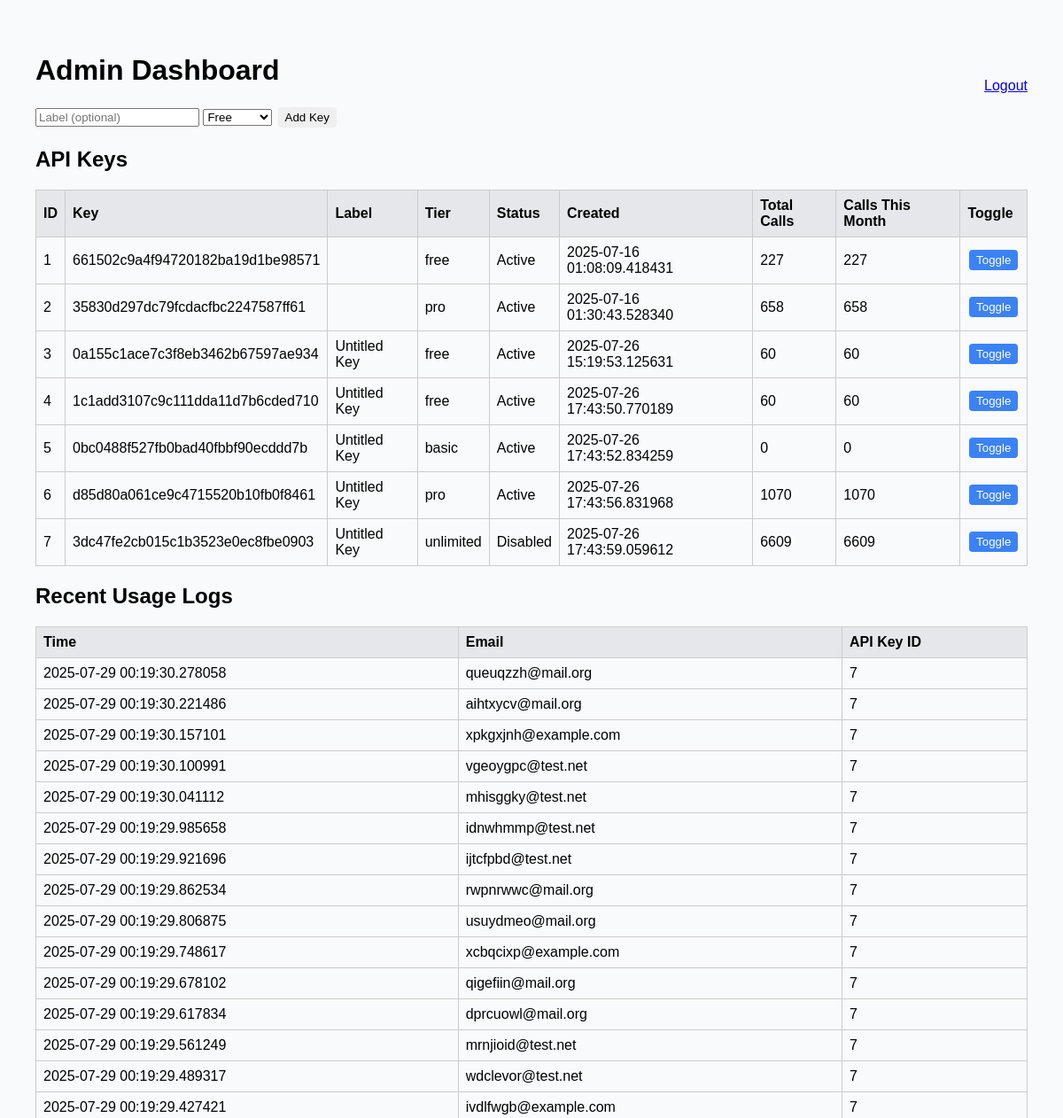
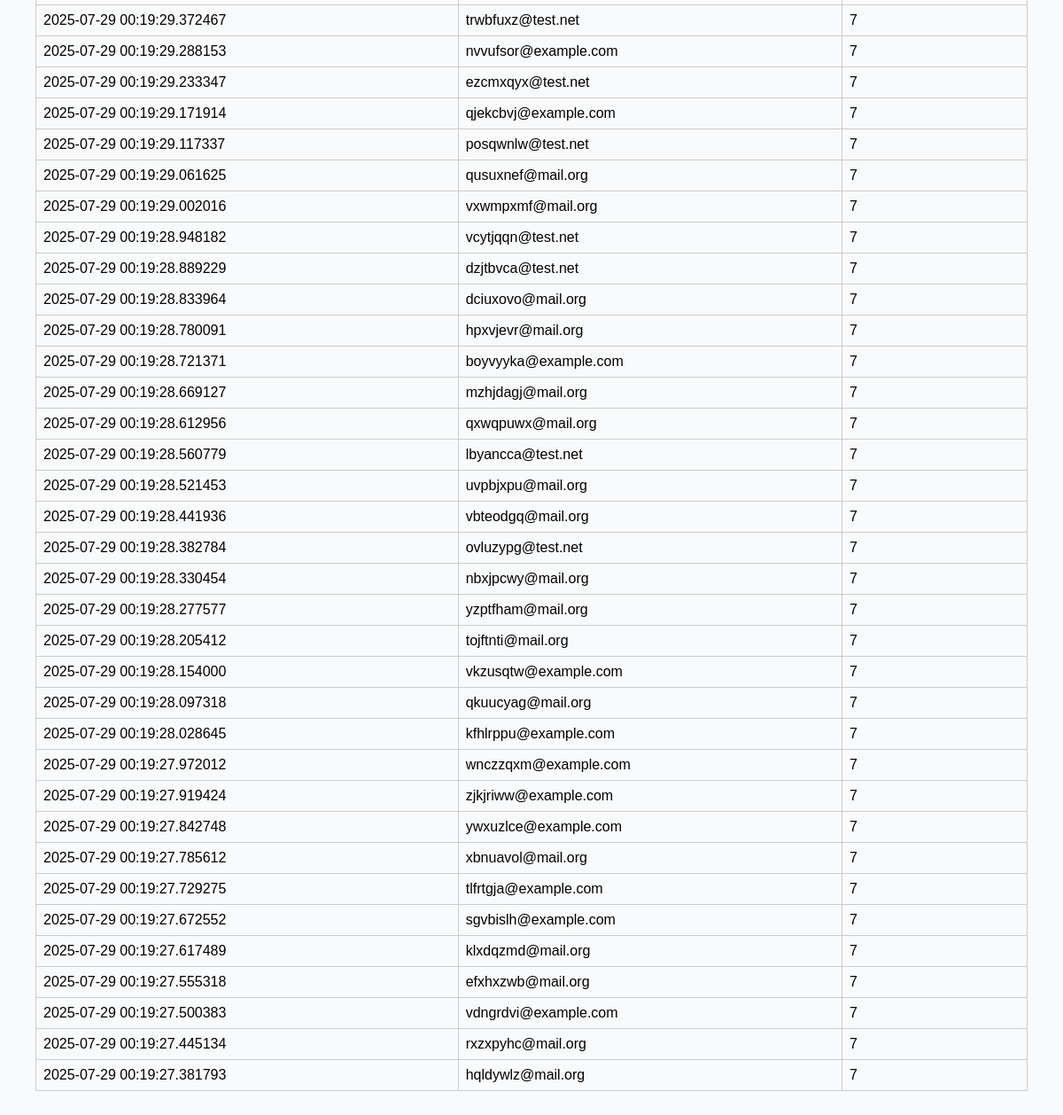
Page /admin/dashboard (signed in) on the committed database (2 pictures, top to bottom).
### models.py (models this page shows)
class APIKey(SQLModel, table=True):
    id: Optional[int] = Field(default=None, primary_key=True)
    key: str = Field(default_factory=lambda: secrets.token_hex(16),
                     index=True,
                     unique=True)
    created_at: datetime = Field(default_factory=datetime.utcnow)
    active: bool = Field(default=True)
    label: Optional[str] = None
    tier: str = Field(default="free")  # 'free', 'basic', 'pro', 'unlimited'

### admin.py (the view)
@router.get("/admin/dashboard", response_class=HTMLResponse)
def dashboard(request: Request, session=Depends(get_session)):
    user = get_current_user(request)
    if not user:
        return RedirectResponse("/admin/login")
    keys = session.exec(select(APIKey)).all()
    logs = session.exec(select(Log).order_by(
        Log.timestamp.desc()).limit(50)).all()
    total_logs = session.exec(select(func.count()).select_from(Log)).one()
    now = datetime.utcnow()
    start_of_month = datetime(now.year, now.month, 1)
    monthly_logs = session.exec(
        select(func.count()).select_from(Log).where(
            Log.timestamp >= start_of_month)).one()
    key_data = []
    for key in keys:
        total_calls = session.exec(
            select(func.count()).select_from(Log).where(
                Log.api_key_id == key.id)).one()
        monthly_calls = session.exec(
            select(func.count()).select_from(Log).where(
                Log.api_key_id == key.id, Log.timestamp
                >= start_of_month)).one()
        key_data.append({
            "id": key.id,
            "key": key.key,
            "label": key.label,
            "tier": key.tier,
            "active": key.active,
            "created_at": key.created_at,
            "total_calls": total_calls,
            "monthly_calls": monthly_calls
        })
    return templates.TemplateResponse(
        "dashboard.html", {
            "request": request,
            "user": user,
            "keys": key_data,
            "logs": logs,
            "total_logs": total_logs,
            "monthly_logs": monthly_logs
        })

### templates/dashboard.html (shortened to what this page needs)
<!DOCTYPE html>
<html>
<head>
</head>
<body>
    <h1>Admin Dashboard</h1>
    <a href="/admin/logout" class="logout">Logout</a>
    <form method="post" action="/admin/add-key">
      <input type="text" name="label" placeholder="Label (optional)" />
      <select name="tier">
        <option value="free">Free</option>
      </select>
      <button type="submit">Add Key</button>
    </form>
    <h2>API Keys</h2>
    <table>
        <thead>
            <tr>
                <th>ID</th>
                <th>Key</th>
                <th>Label</th>
                <th>Tier</th>
                <th>Status</th>
                <th>Created</th>
                <th>Total Calls</th>
                <th>Calls This Month</th>
                <th>Toggle</th>
            </tr>
        </thead>
        <tbody>
            {% for key in keys %}
            <tr>
                <td>{{ key.id }}</td>
                <td>{{ key.key }}</td>
                <td>{{ key.label or '' }}</td>
                <td>{{ key.tier }}</td>
                <td>{{ 'Active' if key.active else 'Disabled' }}</td>
                <td>{{ key.created_at }}</td>
                <td>{{ key.total_calls }}</td>
                <td>{{ key.monthly_calls }}</td>
                <td>
                    <form method="post" action="/admin/toggle-key" class="inline">
                        <button class="toggle-btn" type="submit">Toggle</button>
                    </form>
                </td>
            </tr>
            {% endfor %}
        </tbody>
    </table>
    <h2>Recent Usage Logs</h2>
    <table>
        <thead>
            <tr>
                <th>Time</th>
                <th>Email</th>
                <th>API Key ID</th>
            </tr>
        </thead>
        <tbody>
            {% for log in logs %}
            <tr>
                <td>{{ log.timestamp }}</td>
                <td>{{ log.email_validated }}</td>
                <td>{{ log.api_key_id }}</td>
            </tr>
            {% endfor %}
        </tbody>
    </table>
</body>
</html>

### templates/dashboard.html (style rules this page uses)
body { font-family: sans-serif; padding: 2rem; background: #f9fafb; }
table { width: 100%; border-collapse: collapse; margin-top: 1rem; }
th, td { border: 1px solid #ccc; padding: 0.5rem; text-align: left; }
th { background: #e5e7eb; }
form.inline { display: inline; margin: 0; padding: 0; }
button { padding: 0.25rem 0.5rem; margin: 0.1rem; border: none; border-radius: 4px; cursor: pointer; }
.toggle-btn { background: #3b82f6; color: white; }
.logout { float: right; margin-top: -2rem; }

### rows in the picture
APIKey: id "1", key "661502c9a4f94720182ba19d1be98571", tier "free", active "Active", created_at "2025-07-16 01:08:09.418431", total_calls "227", monthly_calls "227"
APIKey: id "2", key "35830d297dc79fcdacfbc2247587ff61", tier "pro", active "Active", created_at "2025-07-16 01:30:43.528340", total_calls "658", monthly_calls "658"
APIKey: id "3", key "0a155c1ace7c3f8eb3462b67597ae934", label "Untitled Key", tier "free", active "Active", created_at "2025-07-26 15:19:53.125631", total_calls "60", monthly_calls "60"
APIKey: id "4", key "1c1add3107c9c111dda11d7b6cded710", label "Untitled Key", tier "free", active "Active", created_at "2025-07-26 17:43:50.770189", total_calls "60", monthly_calls "60"
APIKey: id "5", key "0bc0488f527fb0bad40fbbf90ecddd7b", label "Untitled Key", tier "basic", active "Active", created_at "2025-07-26 17:43:52.834259", total_calls "0", monthly_calls "0"
APIKey: id "6", key "d85d80a061ce9c4715520b10fb0f8461", label "Untitled Key", tier "pro", active "Active", created_at "2025-07-26 17:43:56.831968", total_calls "1070", monthly_calls "1070"
APIKey: id "7", key "3dc47fe2cb015c1b3523e0ec8fbe0903", label "Untitled Key", tier "unlimited", active "Disabled", created_at "2025-07-26 17:43:59.059612", total_calls "6609", monthly_calls "6609"

### other values in the picture
{{ log.timestamp }} "2025-07-29 00:19:30.278058" "2025-07-29 00:19:30.221486" "2025-07-29 00:19:30.157101" "2025-07-29 00:19:30.100991" "2025-07-29 00:19:30.041112" "2025-07-29 00:19:29.985658" "2025-07-29 00:19:29.921696" "2025-07-29 00:19:29.862534" "2025-07-29 00:19:29.806875" "2025-07-29 00:19:29.748617" "2025-07-29 00:19:29.678102" "2025-07-29 00:19:29.617834" "2025-07-29 00:19:29.561249" "2025-07-29 00:19:29.489317" "2025-07-29 00:19:29.427421" "2025-07-29 00:19:29.372467" "2025-07-29 00:19:29.288153" "2025-07-29 00:19:29.233347" "2025-07-29 00:19:29.171914" "2025-07-29 00:19:29.117337" "2025-07-29 00:19:29.061625" "2025-07-29 00:19:29.002016" "2025-07-29 00:19:28.948182" "2025-07-29 00:19:28.889229" "2025-07-29 00:19:28.833964" "2025-07-29 00:19:28.780091" "2025-07-29 00:19:28.721371" "2025-07-29 00:19:28.669127" "2025-07-29 00:19:28.612956" "2025-07-29 00:19:28.560779" "2025-07-29 00:19:28.521453" "2025-07-29 00:19:28.441936" "2025-07-29 00:19:28.382784" "2025-07-29 00:19:28.330454" "2025-07-29 00:19:28.277577" "2025-07-29 00:19:28.205412" "2025-07-29 00:19:28.154000" "2025-07-29 00:19:28.097318" "2025-07-29 00:19:28.028645" "2025-07-29 00:19:27.972012" "2025-07-29 00:19:27.919424" "2025-07-29 00:19:27.842748" "2025-07-29 00:19:27.785612" "2025-07-29 00:19:27.729275" "2025-07-29 00:19:27.672552" "2025-07-29 00:19:27.617489" "2025-07-29 00:19:27.555318" "2025-07-29 00:19:27.500383" "2025-07-29 00:19:27.445134" "2025-07-29 00:19:27.381793"
{{ log.email_validated }} "queuqzzh@mail.org" "aihtxycv@mail.org" "xpkgxjnh@example.com" "vgeoygpc@test.net" "mhisggky@test.net" "idnwhmmp@test.net" "ijtcfpbd@test.net" "rwpnrwwc@mail.org" "usuydmeo@mail.org" "xcbqcixp@example.com" "qigefiin@mail.org" "dprcuowl@mail.org" "mrnjioid@test.net" "wdclevor@test.net" "ivdlfwgb@example.com" "trwbfuxz@test.net" "nvvufsor@example.com" "ezcmxqyx@test.net" "qjekcbvj@example.com" "posqwnlw@test.net" "qusuxnef@mail.org" "vxwmpxmf@mail.org" "vcytjqqn@test.net" "dzjtbvca@test.net" "dciuxovo@mail.org" "hpxvjevr@mail.org" "boyvyyka@example.com" "mzhjdagj@mail.org" "qxwqpuwx@mail.org" "lbyancca@test.net" "uvpbjxpu@mail.org" "vbteodgq@mail.org" "ovluzypg@test.net" "nbxjpcwy@mail.org" "yzptfham@mail.org" "tojftnti@mail.org" "vkzusqtw@example.com" "qkuucyag@mail.org" "kfhlrppu@example.com" "wnczzqxm@example.com" "zjkjriww@example.com" "ywxuzlce@example.com" "xbnuavol@mail.org" "tlfrtgja@example.com" "sgvbislh@example.com" "klxdqzmd@mail.org" "efxhxzwb@mail.org" "vdngrdvi@example.com" "rxzxpyhc@mail.org" "hqldywlz@mail.org"
{{ log.api_key_id }} "7" "7" "7" "7" "7" "7" "7" "7" "7" "7" "7" "7" "7" "7" "7" "7" "7" "7" "7" "7" "7" "7" "7" "7" "7" "7" "7" "7" "7" "7" "7" "7" "7" "7" "7" "7" "7" "7" "7" "7" "7" "7" "7" "7" "7" "7" "7" "7" "7" "7"
